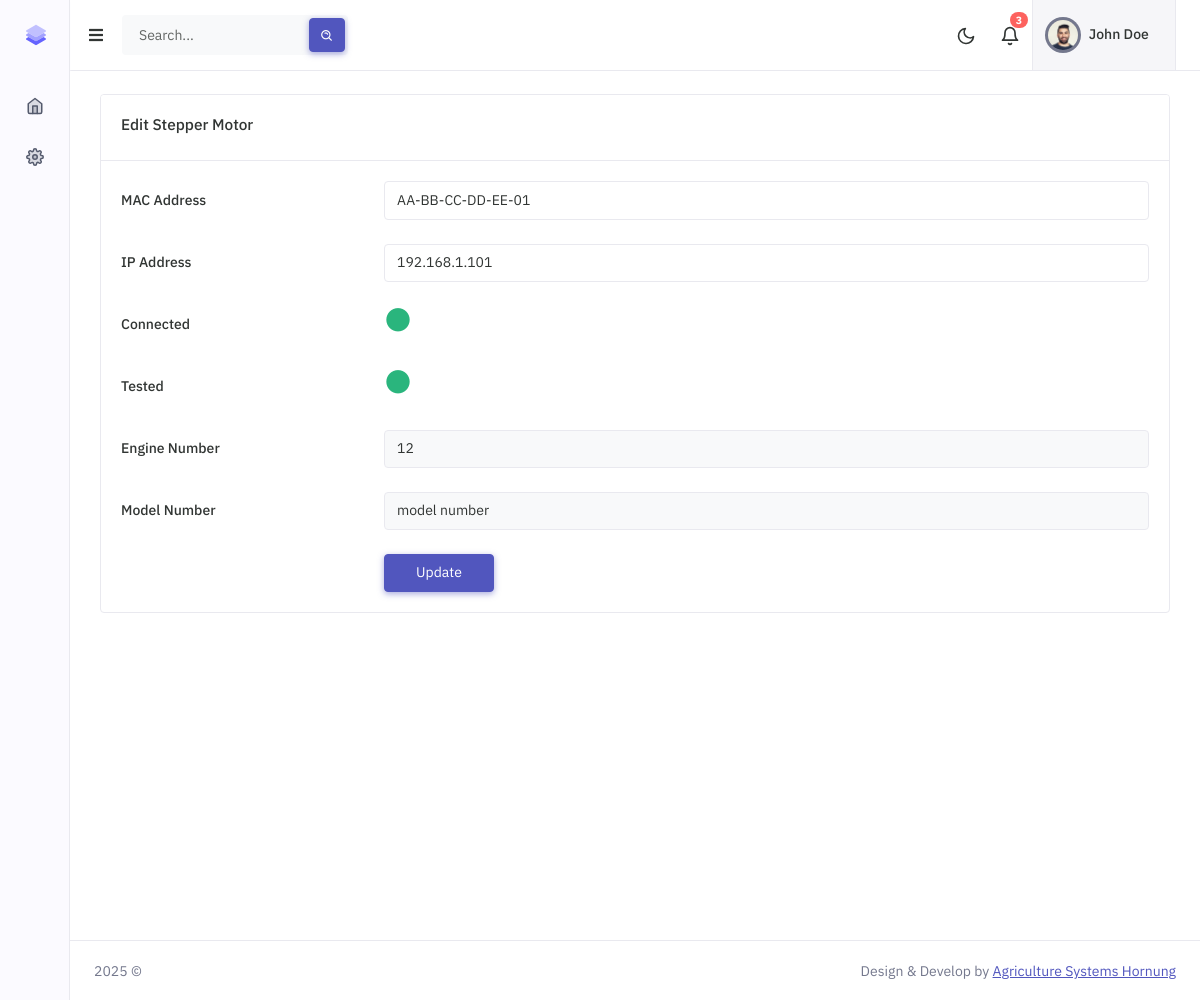
Page /edit/1 (signed in) on the earlier database version.
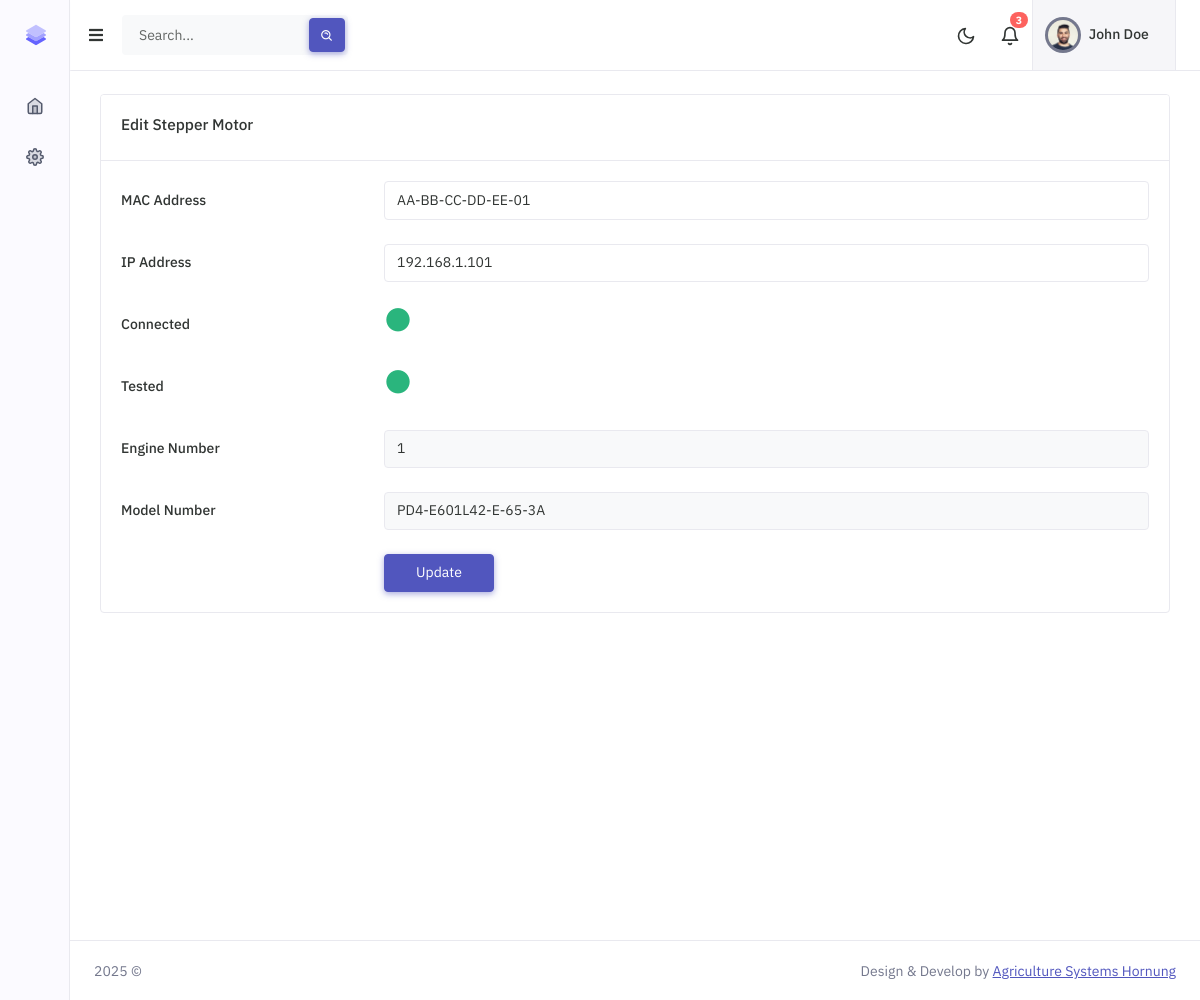
Same page on the later database version.
### app/models/stepperMotor.py (models this page shows)
class StepperMotor(db.Model):
    id = db.Column(db.Integer, primary_key=True)
    engine_number = db.Column(db.String(120), nullable=True)
    mac_address = db.Column(db.String(20), nullable=False, unique=True, index=True)
    ip_address = db.Column(db.String(45), nullable=False)
    model_number = db.Column(db.String(120), nullable=True)
    connected = db.Column(db.Boolean, nullable=True, default=False)
    tested = db.Column(db.Boolean, nullable=True, default=False)
    created_at = db.Column(db.DateTime, default=datetime.utcnow)
    updated_at = db.Column(db.DateTime, default=datetime.utcnow, onupdate=datetime.utcnow)

### app/routes/dashboard.py (the view)
@bp.route('/edit/<int:motor_id>')
@login_required
def edit_motor(motor_id):
    motor = StepperMotor.query.get_or_404(motor_id)
    return render_template('views/dashboard/edit_motor.html', motor=motor)

### app/__init__.py (called while the page is built)
@login_manager.user_loader
def load_user(user_id):
    from app.models.user import User
    return User.query.get(int(user_id))

### app/templates/views/dashboard/edit_motor.html (shortened to what this page needs)
{% extends 'layouts/app.html' %}
{% block content %}
    <div class="row">
        <div class="col-md-12">
            <div class="card">
                <div class="card-header">
                    <h4 class="card-title">Edit Stepper Motor</h4>
                </div>
                <div class="card-body">
                    <form action="{{ url_for('dashboard.update_motor', motor_id=motor.id) }}" method="POST">
                        <div class="row mb-4">
                            <label for="mac_address" class="col-sm-3 col-form-label">MAC Address</label>
                            <div class="col-sm-9">
                                <input type="text" disabled class="form-control" id="mac_address" value="{{ motor.mac_address }}">
                            </div>
                        </div>
                        <div class="row mb-4">
                            <label for="ip_address" class="col-sm-3 col-form-label">IP Address</label>
                            <div class="col-sm-9">
                                <input type="text" disabled class="form-control" id="ip_address" value="{{ motor.ip_address }}">
                            </div>
                        </div>
                        <div class="row mb-4">
                            <label for="connected" class="col-sm-3 col-form-label">Connected</label>
                            <div class="col-sm-9">
                                <i class="bx bxs-circle fs-2 {% if motor.connected %} text-success {% else %} text-danger {% endif %}"></i>
                            </div>
                        </div>
                        <div class="row mb-4">
                            <label for="tested" class="col-sm-3 col-form-label">Tested</label>
                            <div class="col-sm-9">
                                <i class="bx bxs-circle fs-2 {% if motor.tested %} text-success {% else %} text-danger {% endif %}"></i>
                            </div>
                        </div>
                        <div class="row mb-4">
                            <label for="engine_number" class="col-sm-3 col-form-label">Engine Number</label>
                            <div class="col-sm-9">
                                <input type="text" required class="form-control" name="engine_number" id="engine_number" value="{{ motor.engine_number }}">
                            </div>
                        </div>
                        <div class="row mb-4">
                            <label for="model_number" class="col-sm-3 col-form-label">Model Number</label>
                            <div class="col-sm-9">
                                <input type="text" required class="form-control" name="model_number" id="model_number" value="{{ motor.model_number }}">
                            </div>
                        </div>
                        <div class="row justify-content-end">
                            <div class="col-sm-9">
                                <div>
                                    <button type="submit" class="btn btn-primary w-md">Update</button>
                                </div>
                            </div>
                        </div>
                    </form>
                </div>
            </div>
        </div>
    </div>
{% endblock %}

Differences in the rows shown:
changed StepperMotor "AA-BB-CC-DD-EE-01": engine_number "12" → "1"; model_number "model number" → "PD4-E601L42-E-65-3A"
